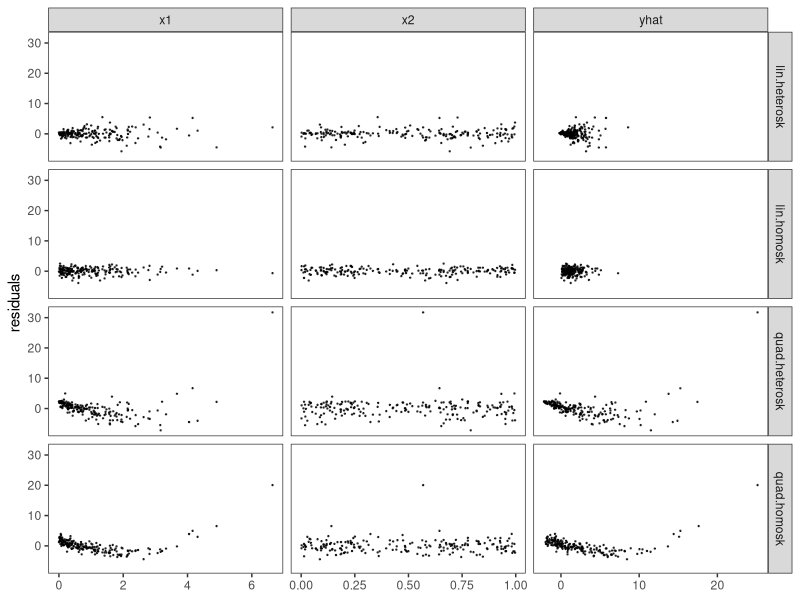
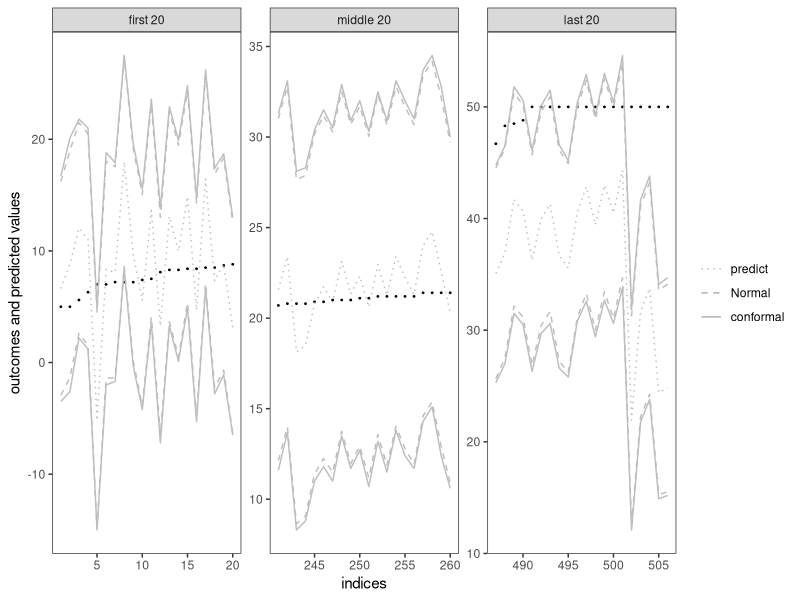
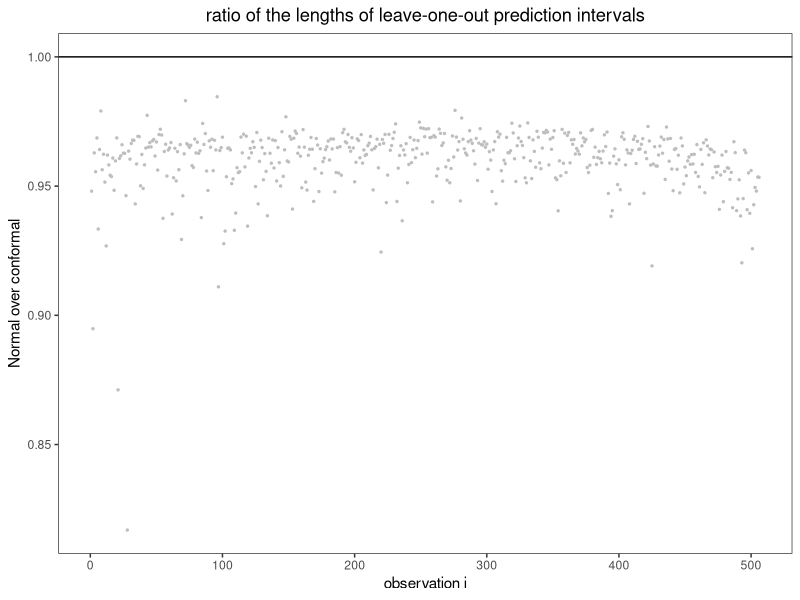

R code for these plots, in order:
rm(list = ls())



## residual plots
library(ggplot2)

## residual plots
n = 200
x1 = rexp(n)
x2 = runif(n)
y = x1 + x2 + rnorm(n)
lmfit = lm(y ~ x1 + x2)
res = lmfit$res
fitted = lmfit$fitted
dat1 = data.frame(x = c(x1, x2, fitted),
                  y = rep(res, 3),
                  factor = rep(c("x1", "x2", "yhat"),
                               each = n),
                  model =  "lin.homosk")


y = x1 + x2 + rnorm(n, 0, x1+x2)
lmfit = lm(y ~ x1 + x2)
res = lmfit$res
fitted = lmfit$fitted
dat2 = data.frame(x = c(x1, x2, fitted),
                  y = rep(res, 3),
                  factor = rep(c("x1", "x2", "yhat"),
                               each = n),
                  model = "lin.heterosk")


y = x1^2 + x2^2 + rnorm(n)
lmfit = lm(y ~ x1 + x2)
res = lmfit$res
fitted = lmfit$fitted
dat3 = data.frame(x = c(x1, x2, fitted),
                  y = rep(res, 3),
                  factor = rep(c("x1", "x2", "yhat"),
                               each = n),
                  model = "quad.homosk")


y = x1^2 + x2^2 + rnorm(n, 0, x1+x2)
lmfit = lm(y ~ x1 + x2)
res = lmfit$res
fitted = lmfit$fitted
dat4 = data.frame(x = c(x1, x2, fitted),
                  y = rep(res, 3),
                  factor = rep(c("x1", "x2", "yhat"),
                               each = n),
                  model = "quad.heterosk")

dat = rbind(dat1, dat2, dat3, dat4)

ggplot(dat) + 
  geom_point(aes(x = x, y = y),
             size = 0.2, alpha = 0.7) + 
  facet_grid(model ~ factor, 
             scales = "free_x") + 
  theme_bw() + 
  theme(panel.grid.major = element_blank(),
        panel.grid.minor = element_blank(),
        axis.title.x=element_blank()) +
  ylab("residuals")
ggsave("residualplots.pdf", height = 6, width = 6)  





## Figure: problem of population OLS
pdf("populationOLS.pdf", height = 5, width = 6)
par(mfrow = c(1, 1))
x = seq(-1, 1, 0.001)
y = x^2
## approximation 1 when x ~ unif(-1,1)
ols1 = rep(1/3, length(x))
## approximation 2 when x ~ unif(0,1)
x2   = seq(0, 1, 0.001)
ols2 = -1/6 + x2
## approximation 3 when x ~ unif(-1,0)
x3   = seq(-1, 0, 0.001)
ols3 = -1/6 - x3


plot(y ~ x, type = "l",
     xlab = expression(x), ylab = expression(y),
     ylim = c(-1/5, 1), lwd = 3, lty = 2, 
     col = "grey", bty = "n")
lines(ols1 ~ x)     
lines(ols2 ~ x2)
lines(ols3 ~ x3)

text(-0.18, -0.1, expression(F[3]))
text(0.18, -0.1, expression(F[2]))
text(0, 0.38, expression(F[1]))
legend("top", c("true response curve", "best linear approximations"), 
       lty = c(2, 1), lwd = c(3, 1),
       col = c("grey", "black"))
dev.off()   





## conformal prediction 
## Boston housing data: leave one out prediction
library("mlbench")
data(BostonHousing)
attach(BostonHousing)
n = dim(BostonHousing)[1]
p = dim(BostonHousing)[2] - 1
ymin = min(medv)
ymax = max(medv)
grid.y  = seq(ymin - 30, ymax + 30, 0.1)
BostonHousing = BostonHousing[order(medv), ]
detach(BostonHousing)

ols.fit.full = lm(medv ~ ., data = BostonHousing,
                  x = TRUE, y = TRUE, qr = TRUE)
beta     = ols.fit.full$coef
e.sigma  = summary(ols.fit.full)$sigma
X        = ols.fit.full$x
Y        = ols.fit.full$y
X.QR     = ols.fit.full$qr
X.Q      = qr.Q(X.QR)
X.R      = qr.R(X.QR)
Gram.inv = solve(t(X.R)%*%X.R)
hatmat   = X.Q%*%t(X.Q) 
resmat   = diag(n) - hatmat
leverage = diag(hatmat)
Resvec   = ols.fit.full$residuals

cvt  = qt(0.975, df = n-p-1)
cvr  = ceiling(0.95*(n+1))

loo.pred = matrix(0, n, 5)
loo.cov  = matrix(0, n, 2)
for(i in 1:n)
{
  beta.i = beta - Gram.inv%*%X[i, ]*Resvec[i]/(1-leverage[i])
  e.sigma.i = sqrt(e.sigma^2*(n - p) - 
                     (Resvec[i])^2/(1 - leverage[i]))/
              sqrt(n - p - 1)
  pred.i = sum(X[i, ]*beta.i) 
  lower.i = pred.i - cvt*e.sigma.i/sqrt(1 - leverage[i])
  upper.i = pred.i + cvt*e.sigma.i/sqrt(1 - leverage[i])
  loo.pred[i, 1:3] = c(pred.i, lower.i, upper.i)
  loo.cov[i, 1] = findInterval(Y[i], c(lower.i, upper.i))
  
  grid.r  = sapply(grid.y,
                   FUN = function(y){
                     Res = Resvec + resmat[, i]*(y - Y[i]) 
                     rank(abs(Res))[i]
                   })
  Cinterval = range(grid.y[grid.r<=cvr])
  loo.pred[i, 4:5] = Cinterval
  loo.cov[i, 2] = findInterval(Y[i], Cinterval)
  
}

colnames(loo.pred) = c("point", "G.l", "G.u", "c.l", "c.u")
head(loo.pred)
 
## coverage rates
apply(loo.cov==1, 2, mean)


## plots
library("ggplot2")
first20 = 1:20
dat1 = data.frame(factor  = "first 20",
                  index   = first20,
                  yobs    = Y[first20],
                  p.pred  = loo.pred[first20, 1],
                  Gpred.l = loo.pred[first20, 2],
                  Gpred.u = loo.pred[first20, 3],
                  Cpred.l = loo.pred[first20, 4],
                  Cpred.u = loo.pred[first20, 5])


last20 = (n-20+1):n
dat2 = data.frame(factor  = "last 20",
                  index   = last20,
                  yobs    = Y[last20],
                  p.pred  = loo.pred[last20, 1],
                  Gpred.l = loo.pred[last20, 2],
                  Gpred.u = loo.pred[last20, 3],
                  Cpred.l = loo.pred[last20, 4],
                  Cpred.u = loo.pred[last20, 5])

mid20 = 241:260
dat3 = data.frame(factor  = "middle 20",
                  index   = mid20,
                  yobs    = Y[mid20],
                  p.pred  = loo.pred[mid20, 1],
                  Gpred.l = loo.pred[mid20, 2],
                  Gpred.u = loo.pred[mid20, 3],
                  Cpred.l = loo.pred[mid20, 4],
                  Cpred.u = loo.pred[mid20, 5])

dat = rbind(dat1, dat2, dat3)
dat$factor = ordered(dat$factor, 
                     levels = c("first 20", "middle 20", "last 20"))


ggplot(dat) + 
  geom_point(aes(x=index, y=yobs), pch = 19, 
             cex = 0.3, col = "black") +
geom_line(aes(x=index, y=p.pred,
              linetype = "predict"), 
          col = "grey") +
  geom_line(aes(x=index, y=Gpred.l, 
                linetype = "Normal"), 
            col = "grey") +
  geom_line(aes(x=index, y=Gpred.u, 
                linetype = "Normal"), 
            col = "grey") +
  geom_line(aes(x=index, y=Cpred.l, 
                linetype = "conformal"), 
            col = "grey") +
  geom_line(aes(x=index, y=Cpred.u, 
                linetype = "conformal"), 
            col = "grey") +
  scale_linetype_manual(breaks = c("predict", "Normal", "conformal"),
                        values = c(3, 2, 1)) + 
  facet_wrap(~factor, scale = "free") + 
  theme_bw() + 
  theme(panel.grid.major = element_blank(),
        panel.grid.minor = element_blank(),
        legend.title=element_blank()) +
  xlab("indices") + ylab("outcomes and predicted values")
ggsave("GCprediction_intervals.pdf",
    height = 4, width = 8.5) 



ratio.length = (loo.pred[, 3] - loo.pred[, 2])/
                 (loo.pred[, 5] - loo.pred[, 4])
mean(ratio.length)
dat = data.frame(x = 1:n, y = ratio.length)
ggplot(dat) + 
  geom_point(aes(x, y), cex = 0.5, col = "grey") +
  geom_hline(yintercept = 1) + 
  xlab("observation i") + 
  ylab("Normal over conformal") +
  ggtitle("ratio of the lengths of leave-one-out prediction intervals") + 
  theme_bw() + 
  theme(panel.grid.major = element_blank(),
        panel.grid.minor = element_blank(),
        legend.title=element_blank(),
        plot.title = element_text(hjust = 0.5))
ggsave("GaussianConformalLOOpred.pdf", 
    height = 4, width = 8.5)
